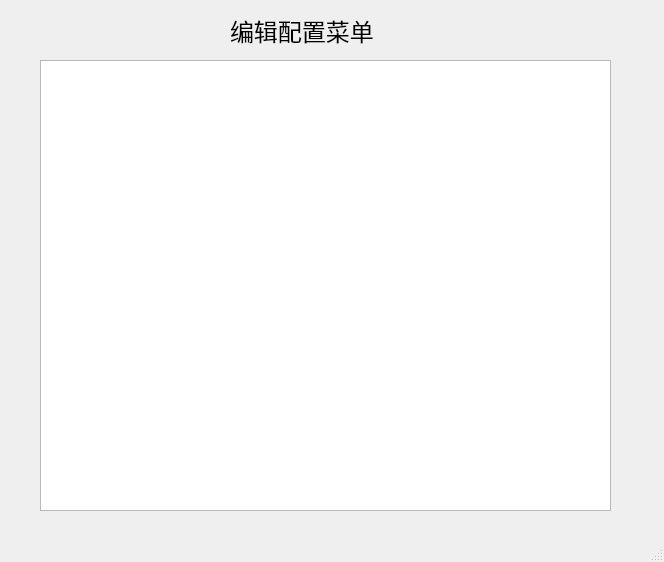
<?xml version="1.0" encoding="UTF-8"?>
<ui version="4.0">
 <class>MainWindow</class>
 <widget class="QMainWindow" name="MainWindow">
  <property name="geometry">
   <rect>
    <x>0</x>
    <y>0</y>
    <width>664</width>
    <height>562</height>
   </rect>
  </property>
  <property name="windowTitle">
   <string>快捷启动配置器</string>
  </property>
  <widget class="QWidget" name="centralwidget">
   <widget class="QLabel" name="label_2">
    <property name="geometry">
     <rect>
      <x>230</x>
      <y>10</y>
      <width>181</width>
      <height>41</height>
     </rect>
    </property>
    <property name="font">
     <font>
      <family>黑体</family>
      <pointsize>18</pointsize>
     </font>
    </property>
    <property name="text">
     <string>编辑配置菜单</string>
    </property>
   </widget>
   <widget class="QTreeView" name="treeView">
    <property name="geometry">
     <rect>
      <x>40</x>
      <y>60</y>
      <width>571</width>
      <height>451</height>
     </rect>
    </property>
   </widget>
  </widget>
  <widget class="QStatusBar" name="statusbar"/>
 </widget>
 <resources/>
 <connections/>
</ui>
